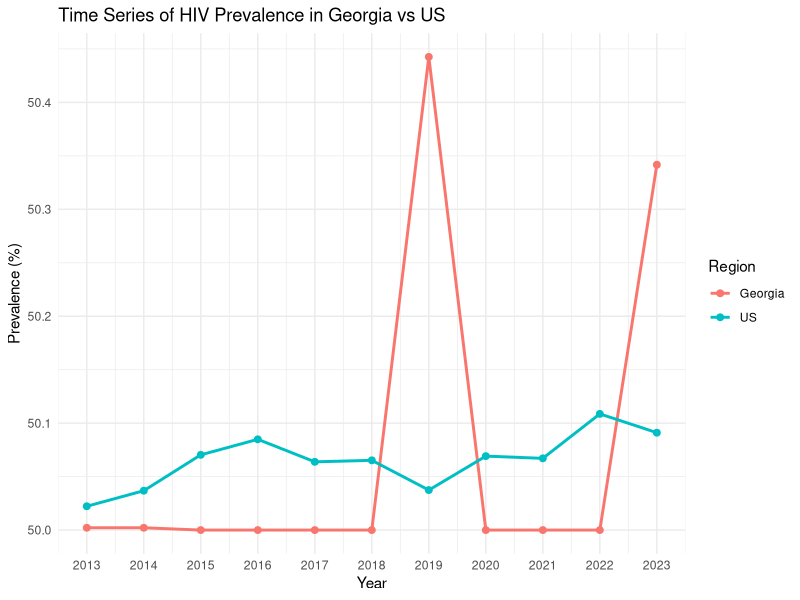
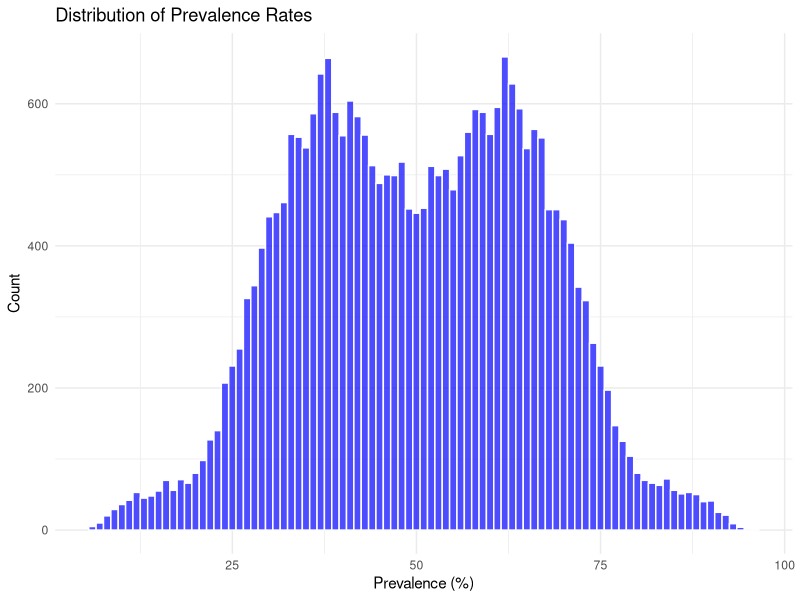
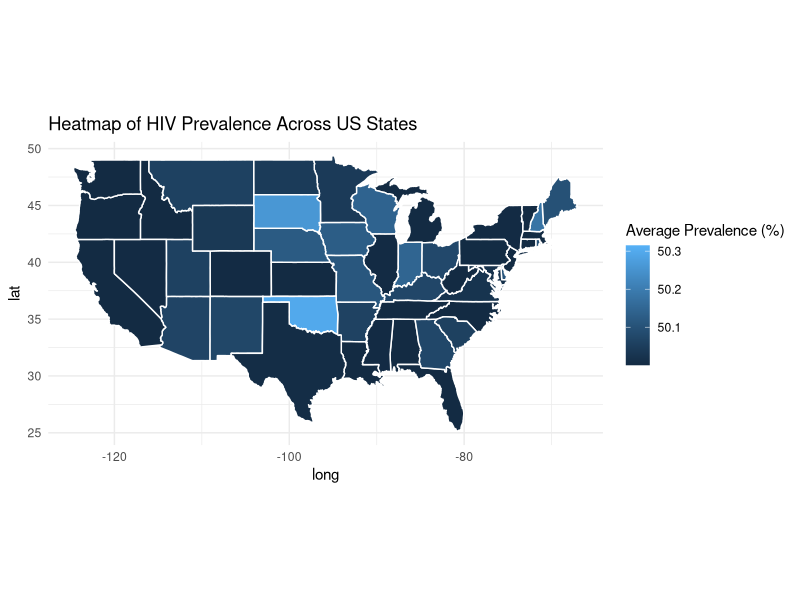
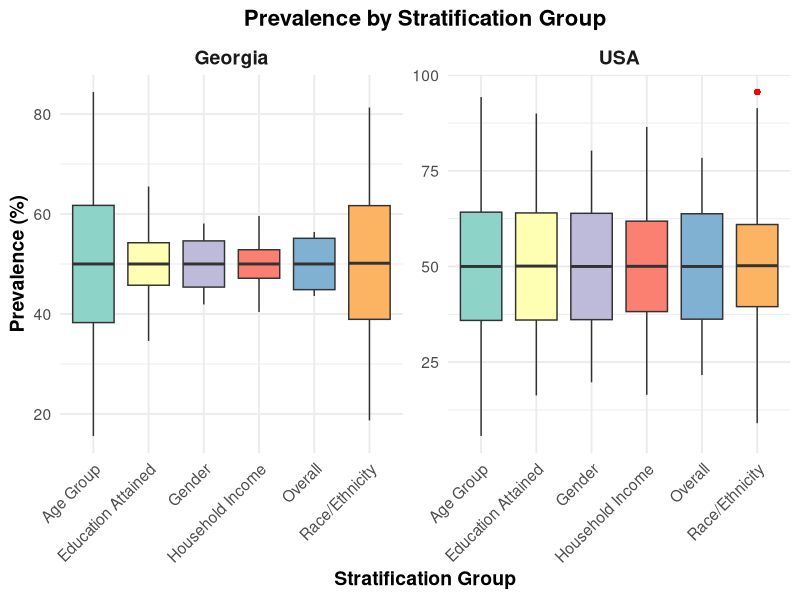
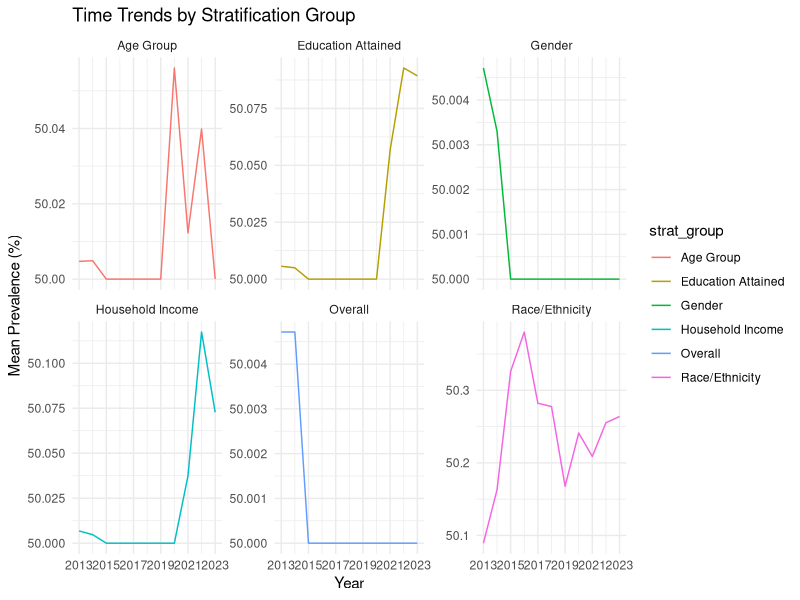
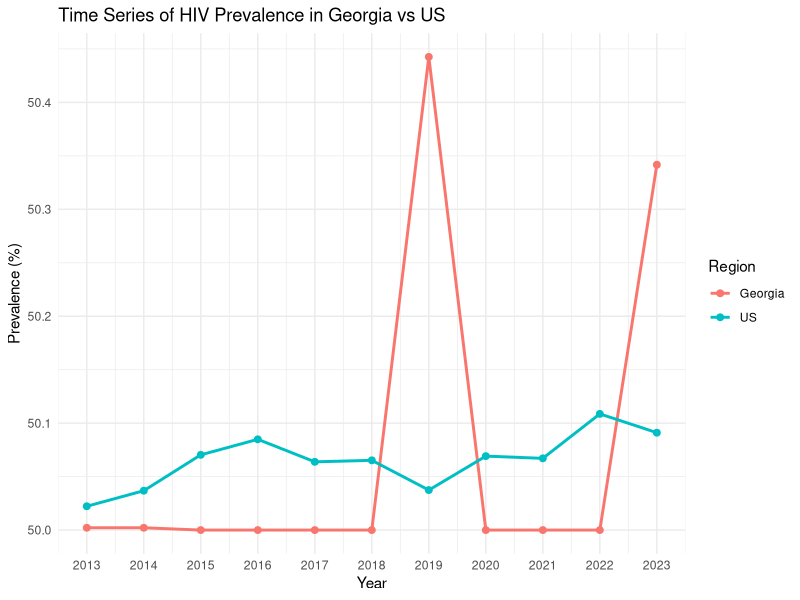
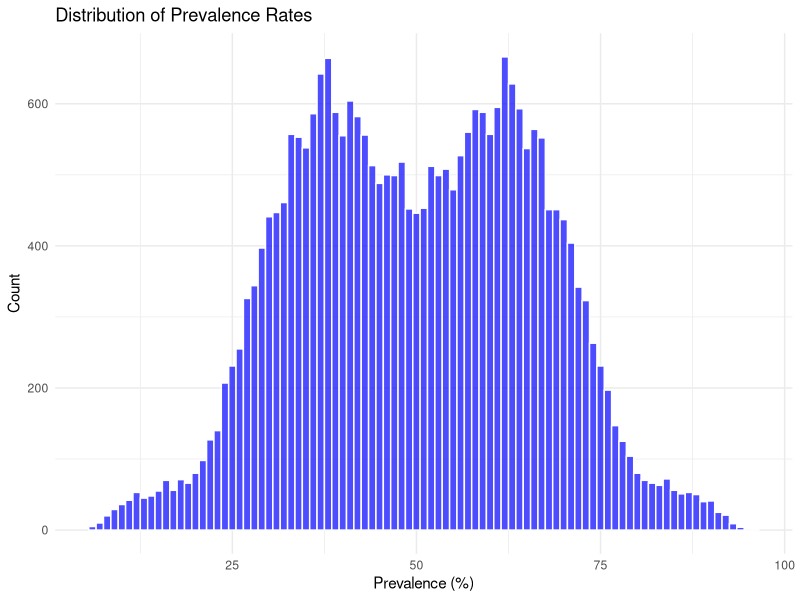
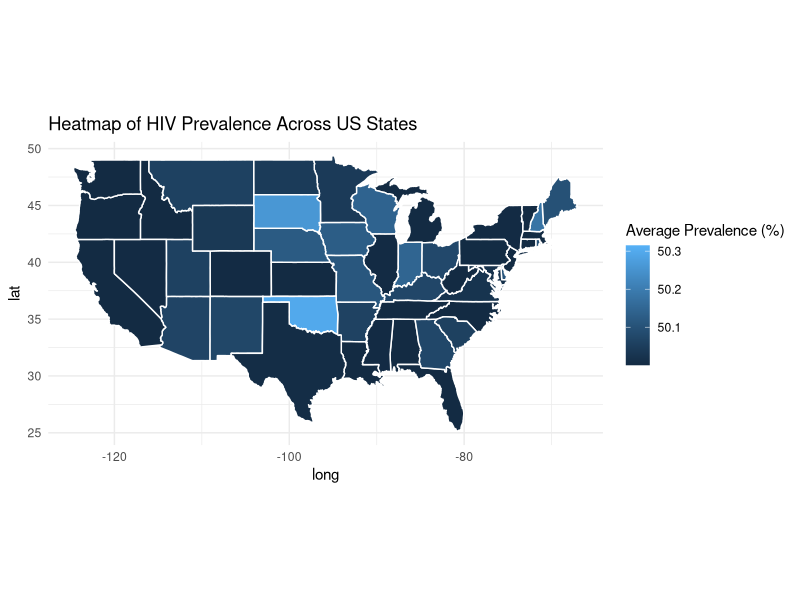

R code for these plots, in order:
# Load necessary libraries
library(dplyr)
library(ggplot2)
library(maps)
library(RColorBrewer)
library(patchwork)
library(here)

# Load the dataset
data <- read.csv(here("data", "cleaned_cdc_data.csv"))

#############################################################################
#############################################################################
# Summarize prevalence for Georgia
Georgia_df <- data %>%
  filter(state_name == "Georgia") %>%
  group_by(year) %>%
  summarize(prevalence = mean(prevalence, na.rm = TRUE)) %>%
  mutate(region = "Georgia") # Add a region column

# Summarize prevalence for the entire US
US_df <- data %>%
  group_by(year) %>%
  summarize(prevalence = mean(prevalence, na.rm = TRUE)) %>%
  mutate(region = "US") # Add a region column

# Combine the datasets
combined_df <- bind_rows(Georgia_df, US_df)

# Plot the combined time series
ggplot(combined_df, aes(x = year, y = prevalence, color = region, group = region)) +
  geom_line(size = 1) +
  geom_point(size = 2) +
  scale_x_continuous(breaks = seq(min(combined_df$year), max(combined_df$year), by = 1)) + # Set x-axis to whole numbers
  labs(title = "Time Series of HIV Prevalence in Georgia vs US",
       x = "Year", y = "Prevalence (%)", color = "Region") +
  theme_minimal()

figure_file = here("results", "figures", "time_series.png")
ggsave(filename = figure_file) 
#############################################################################
#############################################################################
# Distribution of prevalence rates in the US
ggplot(data, aes(x = prevalence)) +
  geom_histogram(binwidth = 1, fill = "blue", color = "white", alpha = 0.7) +
  labs(title = "Distribution of Prevalence Rates", x = "Prevalence (%)", y = "Count") +
  theme_minimal()

figure_file = here("results", "figures", "distribution.png")
ggsave(filename = figure_file) 

# Age group stratification 
age_group_df <- data %>%
  filter(strat_group=='Age Group')%>%
  group_by(strat_value) %>%
  summarize(avg_prevalence = mean(prevalence, na.rm = TRUE))

colnames(age_group_df)[1] <- "Age Group"

#############################################################################
#############################################################################

# Load map data for the US states
us_map <- map_data("state")

# Summarize the prevalence data by state
state_df <- data %>%
  group_by(state_name) %>%
  summarize(avg_prevalence = mean(prevalence, na.rm = TRUE))

# Ensure the state names are in lowercase to match map data format
state_df$state_name <- tolower(state_df$state_name)

# Merge the map data with the state prevalence data
us_map_data <- left_join(us_map, state_df, by = c("region" = "state_name"))

# Plot the map with average prevalence
ggplot(us_map_data, aes(x = long, y = lat, group = group, fill = avg_prevalence)) +
  geom_polygon(color = "white") +
  coord_fixed(1.3) +
  labs(title = "Heatmap of HIV Prevalence Across US States", fill = "Average Prevalence (%)") +
  theme_minimal()

figure_file = here("results", "figures", "heatmap.png")
ggsave(filename = figure_file) 
#############################################################################
#############################################################################

# Add a new column for 'source' to distinguish between datasets
data$source <- "USA"
Georgia_df <- data %>%
  filter(state_name == "Georgia") %>%
  mutate(source = "Georgia")

# Combine the datasets
combined_data <- bind_rows(data, Georgia_df)

# Side-by-side box plot with stratification groups and source
ggplot(combined_data, aes(x = strat_group, y = prevalence, fill = strat_group)) +
  geom_boxplot(position = position_dodge(width = 0.8), 
               outlier.size = 2, outlier.colour = "red", outlier.shape = 16) +  # Highlight outliers
  facet_wrap(~source, scales = "free_y") +  # Make sure each facet has its own y-axis range
  labs(title = "Prevalence by Stratification Group", 
       x = "Stratification Group", 
       y = "Prevalence (%)") +
  scale_fill_brewer(palette = "Set3") +  # Use a nice color palette
  theme_minimal(base_size = 14) +  # Clean minimal theme with larger text
  theme(
    axis.text.x = element_text(angle = 45, hjust = 1),  # Rotate x-axis text
    axis.title = element_text(size = 14, face = "bold"),  # Bold axis titles
    plot.title = element_text(size = 16, face = "bold", hjust = 0.5),  # Centered plot title
    strip.text = element_text(size = 14, face = "bold"),  # Bold facet labels
    legend.position = "none"  # Remove the legend as it's unnecessary
  )

figure_file = here("results", "figures", "prevalence_strat_boxplot.png")
ggsave(filename = figure_file) 
#############################################################################
#############################################################################

# Summarize the data by year and stratification group (mean prevalence)
summary_data <- data %>%
  group_by(year, strat_group) %>%
  summarize(mean_prevalence = mean(prevalence, na.rm = TRUE))

ggplot(summary_data, aes(x = year, y = mean_prevalence, color = strat_group)) +
  geom_line() +
  facet_wrap(~ strat_group, scales = "free_y") +
  scale_x_continuous(
    breaks = seq(min(summary_data$year), max(summary_data$year), by = 2)  # Skip every other year
  ) + 
  labs(title = "Time Trends by Stratification Group", x = "Year", y = "Mean Prevalence (%)") +
  theme_minimal()

figure_file = here("results", "figures", "time_trend_strat.png")
ggsave(filename = figure_file) 

#############################################################################
#############################################################################

var_within <- data %>%
  group_by(strat_group) %>%
  summarise(variance = var(prevalence, na.rm = TRUE))
var_within
